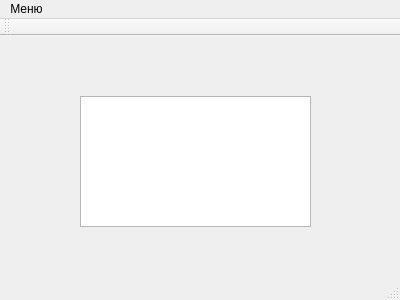
<?xml version="1.0" encoding="UTF-8"?>
<ui version="4.0">
 <class>MainWindow</class>
 <widget class="QMainWindow" name="MainWindow">
  <property name="geometry">
   <rect>
    <x>0</x>
    <y>0</y>
    <width>400</width>
    <height>300</height>
   </rect>
  </property>
  <property name="windowTitle">
   <string>Лабараторная работа №1</string>
  </property>
  <widget class="QWidget" name="centralWidget">
   <widget class="QTextEdit" name="textEdit">
    <property name="geometry">
     <rect>
      <x>80</x>
      <y>60</y>
      <width>231</width>
      <height>131</height>
     </rect>
    </property>
   </widget>
  </widget>
  <widget class="QMenuBar" name="menuBar">
   <property name="geometry">
    <rect>
     <x>0</x>
     <y>0</y>
     <width>400</width>
     <height>21</height>
    </rect>
   </property>
   <widget class="QMenu" name="menu">
    <property name="title">
     <string>Меню</string>
    </property>
    <addaction name="separator"/>
    <addaction name="action_2"/>
    <addaction name="action_3"/>
   </widget>
   <addaction name="menu"/>
  </widget>
  <widget class="QToolBar" name="mainToolBar">
   <attribute name="toolBarArea">
    <enum>TopToolBarArea</enum>
   </attribute>
   <attribute name="toolBarBreak">
    <bool>false</bool>
   </attribute>
  </widget>
  <widget class="QStatusBar" name="statusBar"/>
  <action name="action_2">
   <property name="text">
    <string>Авторы</string>
   </property>
  </action>
  <action name="action_3">
   <property name="text">
    <string>Выход</string>
   </property>
  </action>
 </widget>
 <layoutdefault spacing="6" margin="11"/>
 <resources/>
 <connections>
  <connection>
   <sender>action_3</sender>
   <signal>triggered()</signal>
   <receiver>MainWindow</receiver>
   <slot>close()</slot>
   <hints>
    <hint type="sourcelabel">
     <x>-1</x>
     <y>-1</y>
    </hint>
    <hint type="destinationlabel">
     <x>199</x>
     <y>149</y>
    </hint>
   </hints>
  </connection>
 </connections>
</ui>
